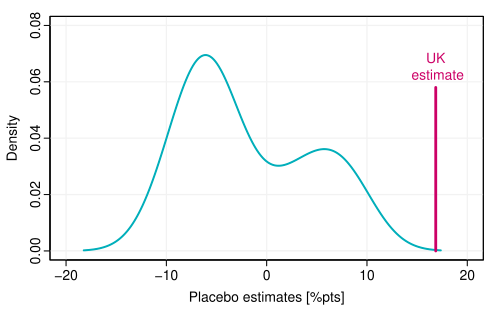

Write the R code that produced this figure.

set.seed(54321)

library(readstata13)
library(estimatr)
library(sandwich)

source("functionDefs.R")
require(pbapply)
require(BMisc)

sessionInfo()



dat <- read.dta13("./CountryEPData.dta", convert.factors=F)
dat <- subset(dat, subset=dat$ccode %nin% c(5,9,12))
dat <- subset(dat, subset=dat$ep_election!=2019)
datIP <- read.dta13("./CountryEPData_covIP.dta")
dat <- merge(dat, datIP, by=c("ccode", "year", "ep_election"))
dat <- as.data.frame(dat)
dat <- subset(dat, subset = dat$year %in% unique(dat$ep_election))



###################### Placebo DiD ##################


plac <- data.frame(matrix(nrow=length(unique(dat$country)), ncol=2))
colnames(plac) <- c("country", "est")
j <- 1
for(i in sort(unique(dat$country))){
   print(i)
   dat$D <- ifelse(dat$country==i, 1, 0)
   dat$fD <- ifelse(dat$country==i, 1999, 0)
   plac[j,1] <- i
   out <- mp.spatt(rr_votes ~ D, data=dat, tname="year", 
      panel=T, idname="ccode", first.treat.name="fD", 
      bstrap=F, xformla = ~1 + RAIIP  + E_eubadIP + eu_pos_meanIP + 
   ch_imp_fns + opencIP + S_uegenIP)
   plac[j,"est"] <- out$aggte$simple.att
   j <- j+1
}


pdf("DiD_placebo.pdf", width = 5, height = 3.1, pointsize = 10)
par(mar = c(3,3,1,1))
par(mgp = c(0, 0.4, 0), tcl = -0.35)

plot(density(plac$est[plac$country!="United Kingdom"], bw=3, kernel="gauss"), 
   xlim=c(-20,20), ylim=c(0, 0.08), 
   lwd=0.5, main="", xlab="", ylab="")
grid(col="gray95", lty=1, lwd=1.2)
lines(density(plac$est[plac$country!="United Kingdom"], bw=3, kernel="gauss"),
      lwd=1.9, col="#00AFBB")
segments(x0=plac$est[plac$country=="United Kingdom"], y0=0, 
         x1=plac$est[plac$country=="United Kingdom"], y1=0.058, 
         col="#CC0066", lwd=2.7)
text(plac$est[plac$country=="United Kingdom"], 0.0655, 
     "UK\n estimate", col="#CC0066")
mtext("Density", 2, line=1.8)
mtext("Placebo estimates [%pts]", 1, line=1.7)

box()

print(median(plac$est[-9]))
print(plac$est[9])
print(mean(plac$est[9] <= plac$est[-9]))

dev.off()
